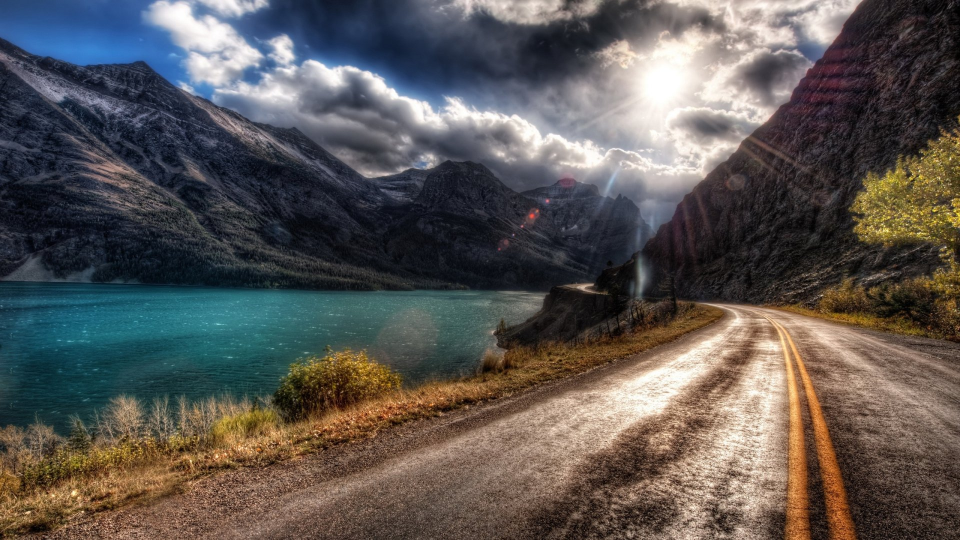
#> input picture 1446123907_doroga_asfalt_solnce_svet_bliki_polden_reka_bereg_razmetka_linii_dvoynaya_sploshnaya_kraska_oblaka_obemnye_62343_1920x1080 (1).jpg, 1920 x 1080 px (shown at 1/2 size)
$ python 'nomber 1.py'
#> lines starting #> are read from the running program, lines starting #| are printed output that depends on the picture; after the words box and inside, x2 and y2 are one past the last pixel; in counts of white or black regions, pixels touching at a corner belong together
import cv2

image = cv2.imread('1446123907_doroga_asfalt_solnce_svet_bliki_polden_reka_bereg_razmetka_linii_dvoynaya_sploshnaya_kraska_oblaka_obemnye_62343_1920x1080 (1).jpg')
#> image is the input picture: shape (1080, 1920, 3); mean B, G, R 83.6, 86.5, 90.9
image[30,50:70] = [0, 0, 225]
#> image: shape (1080, 1920, 3); under 0.01% of pixels changed, all inside (x1, y1, x2, y2) = (50, 30, 70, 31)
crop = image[20:50, 50:70]
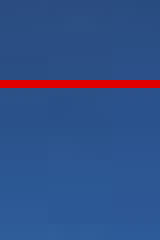
#> crop: shape (30, 20, 3) (shown 8 times larger); mean B, G, R 135.6, 80.3, 49.6
cv2.imshow('window',image)
cv2.imshow('window2', crop)
cv2.waitKey(7000)
print(image[100,100])
#| [195 121  57]
height, width, service = image.shape
#> height = 1080; width = 1920; service = 3
image_resize = cv2.resize(image, (width*2, height*2))
cv2.imshow('window200-2', image_resize)
image_resize_small = cv2.resize(image, (int(width*0.5), int(height*0.5)))
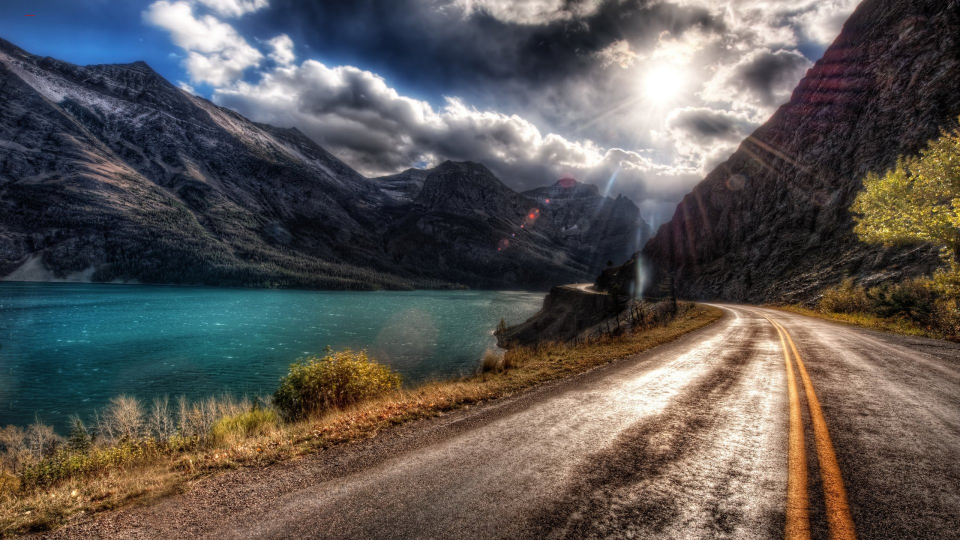
#> image_resize_small: shape (540, 960, 3); mean B, G, R 83.7, 86.6, 91
cv2.imshow('window50', image_resize_small)
cv2.imwrite('MyPicture.png', image_resize_small)
image1 = cv2.imread('RGB-color-model.png')
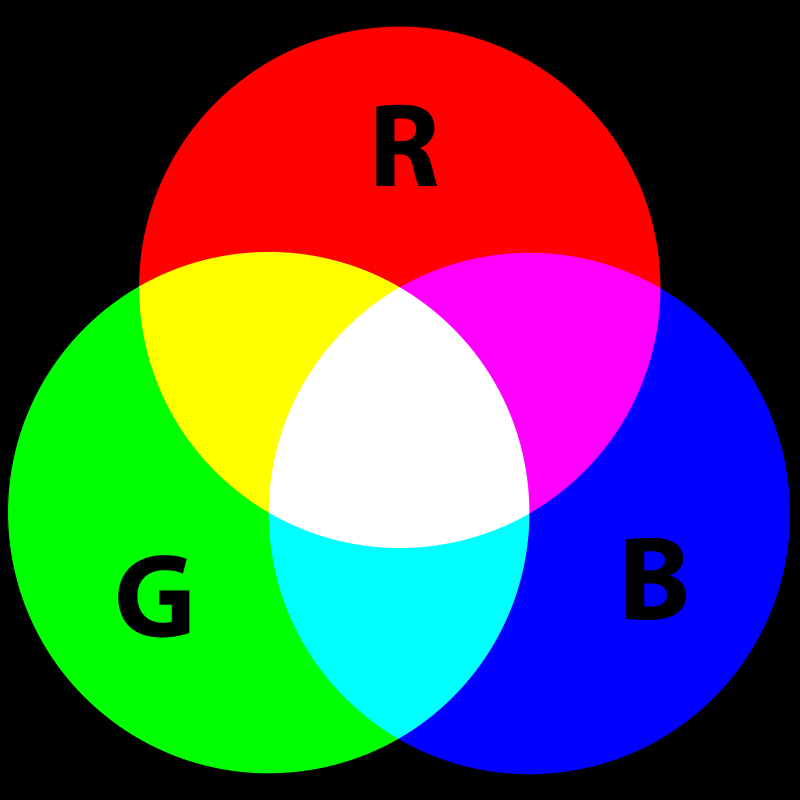
#> input picture RGB-color-model.png, 800 x 800 px
#> image1 is the input picture: shape (800, 800, 3); mean B, G, R 83.7, 83.7, 83.7
print(image1[100,100])
#| [0 0 0]
print(image1[200,200])
#| [  0   0 255]
print(image1[300,400])
#| [255 255 255]
print(image1.shape)
#| (800, 800, 3)
for i in range(0, 800, 10):
    image1[i, 0:800] = [0, 225, 0]
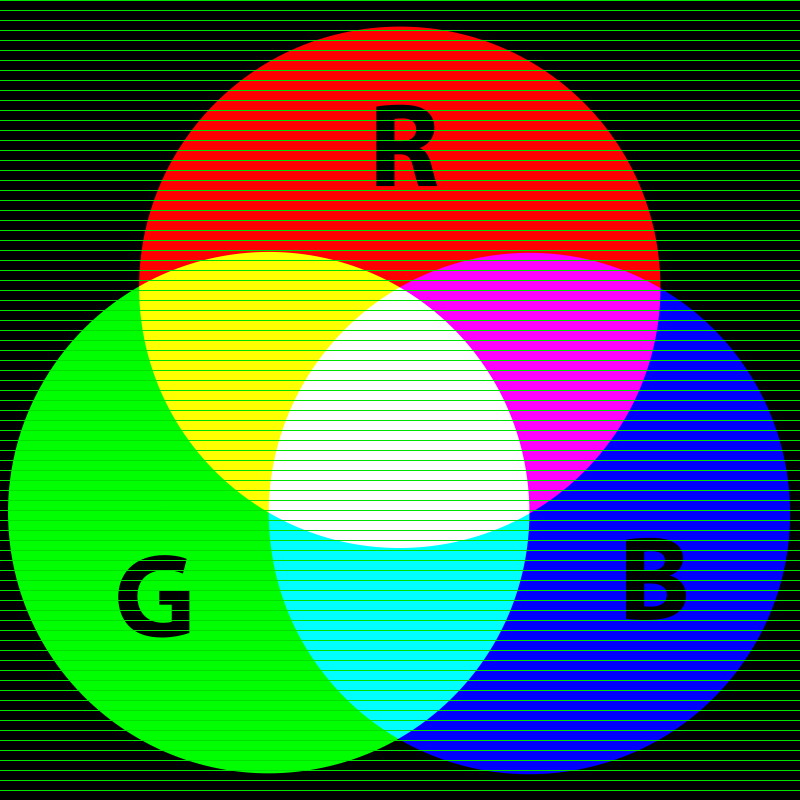
#> image1: shape (800, 800, 3); 10% of pixels changed, all inside (x1, y1, x2, y2) = (0, 0, 800, 791)
for i in range(0, 800, 10):
    image1[0:800, i] = [0, 225, 0]
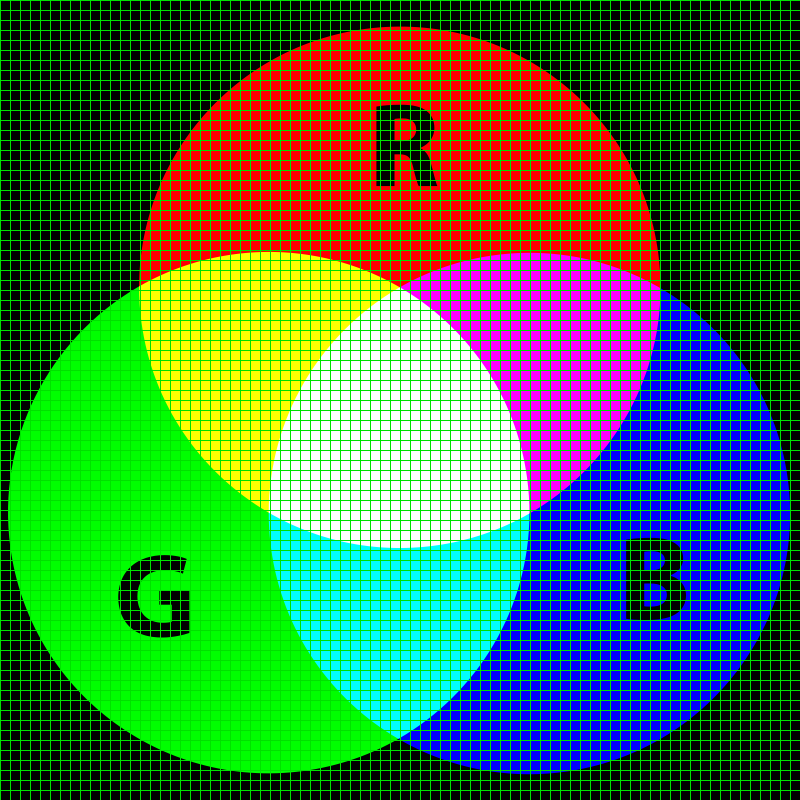
#> image1: shape (800, 800, 3); 9% of pixels changed, all inside (x1, y1, x2, y2) = (0, 1, 791, 800)
cv2.imshow('window3', image1)
cv2.waitKey()
